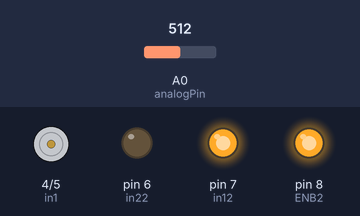
A sketch run on a simulated Arduino Uno, built with avr-gcc and run on an emulated ATmega328P. On the bench: motor-driver pin pairs drawn as motors (green arrow = first pin HIGH = forward, orange = second pin HIGH = backward, longer = more drive, scaled by the enable pin), output pins drawn as LEDs (lit = HIGH). The test bench sets the inputs (shaded band); at power-on: A0 (analogPin) = 512. What the sketch prints to the serial monitor is not drawn.

Above: at 1.2 s.
1.3 s: A0 (analogPin) set to 210
2.8 s: A0 (analogPin) set to 192
Timing chart, 0 to 11.8 s (numbered marks = the images above; inputs shaded):
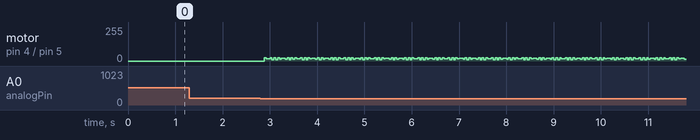

Measured:
- after the input at 1.3 s, every drawn part: stays the same
- after the input at 2.8 s, motor on pin 4 (in1) / pin 5 (in2): stopped → forward 25/255 after 0.08 s, then moves between forward 11/255 and forward 25/255, repeating every 1.6 s

The sketch:

arduino1.ino
```cpp
int ENB = 3;
int in1 = 4;
int in2 = 5;
int ENB2 = 8;
int in12 = 7;
int in22 = 6;
int digitalPin = 2;
int analogPin = A0;
int digitalVal; // digital readings
int analogVal; //analog readings

const int numReadings = 10;

int readings[numReadings];      // the readings from the analog input
int readIndex = 0;              // the index of the current reading
int total = 0;                  // the running total
int average = 0;                // the average


void setup() {
  pinMode(ENB, OUTPUT);
  pinMode(in1, OUTPUT);
  pinMode(in2, OUTPUT);

  digitalWrite(ENB, LOW);
  digitalWrite(in1, LOW);
  digitalWrite(in2, LOW);

  pinMode(ENB2, OUTPUT);
  pinMode(in12, OUTPUT);
  pinMode(in22, OUTPUT);

  digitalWrite(ENB2, LOW);
  digitalWrite(in12, LOW);
  digitalWrite(in22, LOW);

  pinMode(analogPin, INPUT);
  Serial.begin(9600);


  digitalWrite(in12, HIGH);
  digitalWrite(in22, LOW);
  analogWrite(ENB2, 255);

  for (int thisReading = 0; thisReading < numReadings; thisReading++) {
    readings[thisReading] = 0;
  }

}

void loop() {

  // digitalVal = digitalRead(digitalPin);
  analogVal = analogRead(A0);

  Serial.println(analogVal); // print analog value to serial


  // subtract the last reading:
  total = total - readings[readIndex];
  // read from the sensor:
  readings[readIndex] = analogRead(A0);
  // add the reading to the total:
  total = total + readings[readIndex];
  // advance to the next position in the array:
  readIndex = readIndex + 1;

  // if we're at the end of the array...
  if (readIndex >= numReadings) {
    // ...wrap around to the beginning:
    readIndex = 0;
  }

  // calculate the average:
  average = total / numReadings;
  // send it to the computer as ASCII digits
  Serial.println(average);
  delay(1);        // delay in between reads for stability

  if (analogVal < 200) {
    digitalWrite(in1, HIGH);
    digitalWrite(in2, LOW);
    analogWrite(ENB, 255);

    analogVal = analogRead(analogPin);

    Serial.println(analogVal); // print analog value to serial

  }

  digitalWrite(in1, LOW);
  digitalWrite(in2, LOW);
  analogWrite(ENB, 0);

}
```
